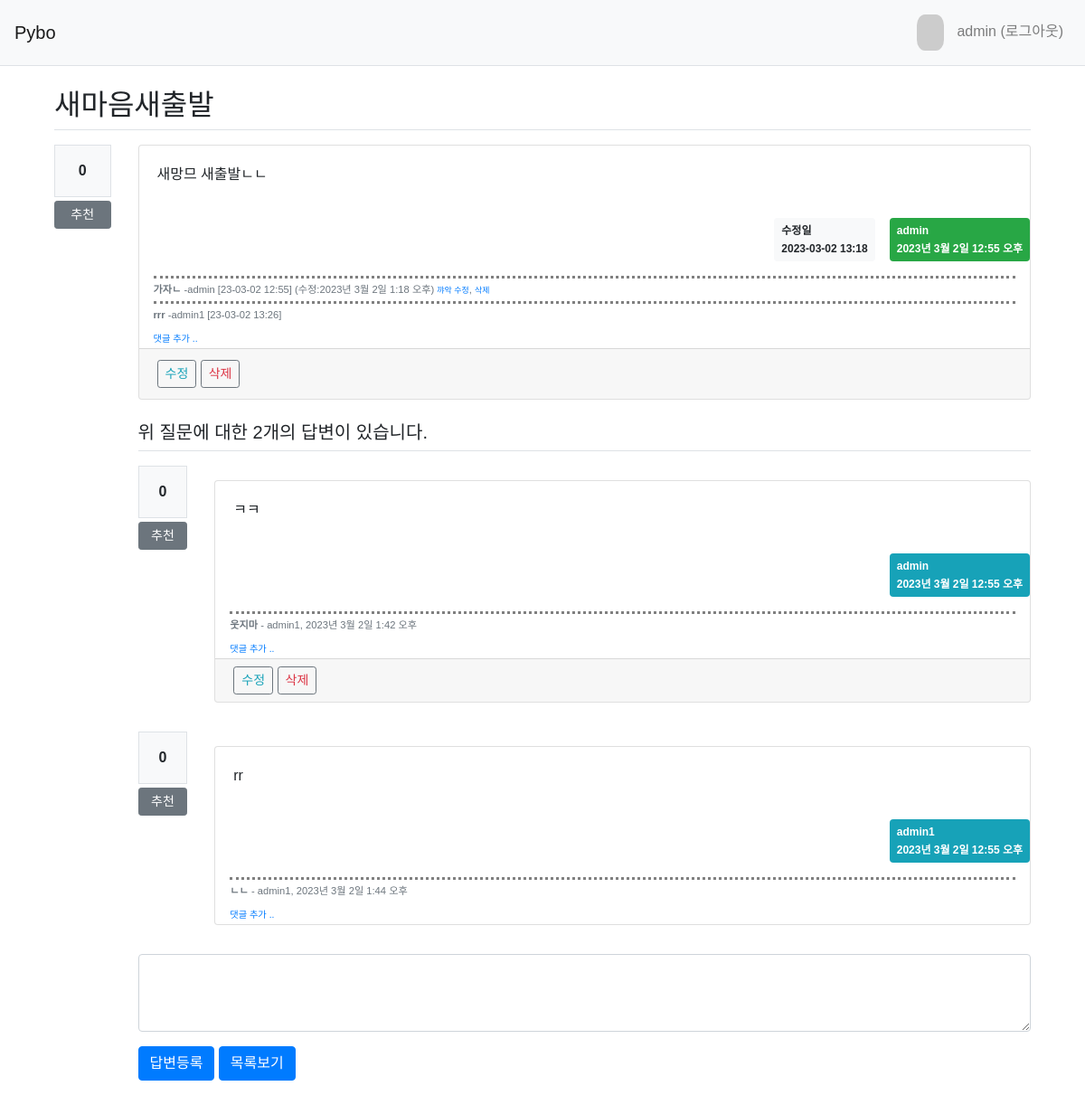
The page /pybo/322/ (signed in) on the database as committed earlier.
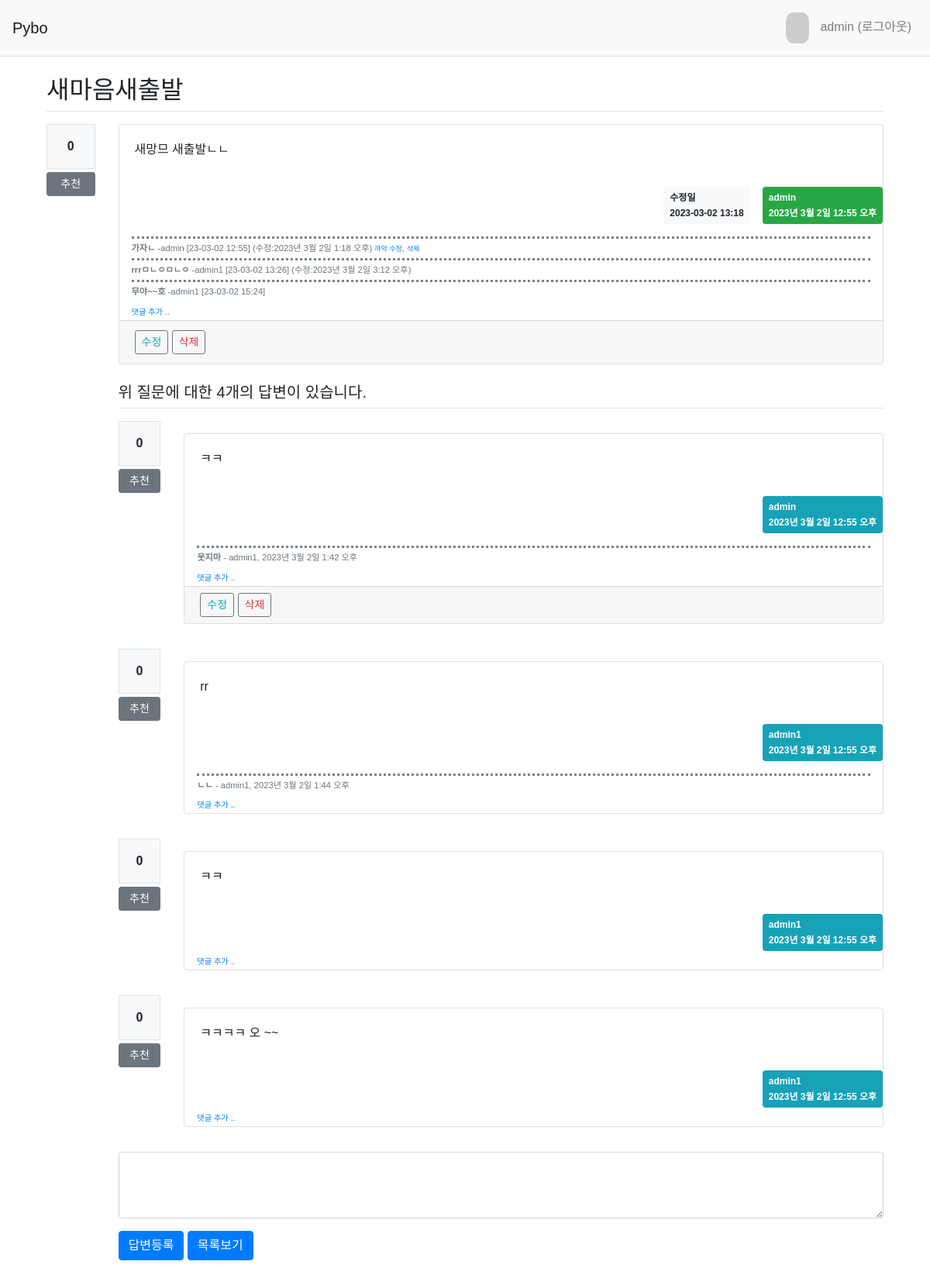
The same page on the database as committed later.
### pybo/models.py (models this page shows, shortened)
class Question(models.Model):
    subject = models.CharField('제목', max_length=200, help_text="질문의 제목은 한줄로 작성해라")
    content = models.TextField('내용', help_text="침착하게 내용을 작성하세요")
    create_date = models.DateTimeField('작성일')
    modify_date = models.DateTimeField(null=True, blank=True)
    author = models.ForeignKey(User, on_delete=models.CASCADE, related_name='author_question', null=True)
    voter = models.ManyToManyField(User, related_name='voter_question')

class Comment(models.Model):
    author = models.ForeignKey(User, on_delete=models.CASCADE)
    content = models.TextField()
    create_date = models.DateTimeField()
    modify_date = models.DateTimeField(null=True, blank=True)
    question = models.ForeignKey(Question, null=True, blank=True, on_delete=models.CASCADE)
    answer = models.ForeignKey(Answer, null=True, blank=True, on_delete=models.CASCADE)

class Answer(models.Model):
    question = models.ForeignKey(Question, on_delete=models.CASCADE) # 외래키 정의
    content = models.TextField('답변 내용')
    create_date = models.DateTimeField()
    modify_date = models.DateTimeField(null=True, blank=True)
    author = models.ForeignKey(User, on_delete=models.CASCADE, related_name='author_answer', null=True)
    voter = models.ManyToManyField(User, related_name='voter_answer')

### pybo/views/base_views.py (the view)
# urls.py: path('<int:question_id>/', base_views.detail),
def detail(request, question_id):
    question =  get_object_or_404(Question, pk=question_id)
    context = {'question' : question}
    return render(request, 'pybo/question_detail.html', context)

### pybo/templatetags/pybo_filter.py (called while the page is built)
@register.filter()
def mark(value):
    extensions = ["nl2br", "fenced_code"]
    return mark_safe(markdown.markdown(value, extensions=extensions))

### templates/pybo/question_detail.html (shortened to what this page needs)
{% extends 'base.html' %}
{% load pybo_filter %}
{% block content %}
  {% load static %}
  <link rel="stylesheet" type="text/css" href="{% static 'style.css' %}"/>
  <link rel="stylesheet" type="text/css" href="{% static 'bootstrap.min.css' %}"/>
  <div class="container my-3">
    <h2 class="border-bottom py-2">{{ question.subject }}</h2>
    <div class="row my-3">
    <div class="col-1">
      <div class="bg-light text-center p-3 border font-weight-bolder mb-1">{{question.voter.count}}</div>
      <a href="#" data-uri="{% url 'pybo:vote_question' question.id %}" class="recommend btn btn-sm btn-secondary btn-block my-1">추천</a>
    </div>
    <div class="col-11">
    <div class="card">
        <div class="card-body" style="white-space: pre-line;">{{question.content|mark}}</div>
        <div class="d-flex justify-content-end">
          {% if question.modify_date %}
          <div class="badge badge-light p-2 text-left mx-3">
              <div class="mb-2">수정일</div>
              <div>
                {{ question.modify_date | date:'Y-m-d H:i' }}
              </div>
          </div>
          {% endif %}
          <div class="badge badge-success p-2 text-left">
            <div class="mb-2">{{ question.author.username }}</div>
            <div>{{question.create_date}}</div>
          </div>
    </div>
        {% include 'pybo/question_comment.html' %}
        {% if request.user == question.author %}
        <div class="card-footer">
            <a href="{% url "pybo:question_modify" question.id %}" class="btn btn-sm btn-outline-secondary text-info">수정</a>
            <a href="#" class="delete btn btn-sm btn-outline-secondary text-danger" data-uri="{% url "pybo:question_delete" question.id %}">삭제</a>
        </div>
        {% endif %}
    </div>
    {% include 'pybo/answer_list.html' %}
    {% include 'pybo/answer_create_form.html' %}
  </div>
{% endblock content %}

### templates/base.html (shortened to what this page needs)
{% load static %}
<!doctype html>
<html lang="ko">
  <head>
  <link rel="stylesheet" type="text/css" href="{% static 'bootstrap.min.css' %}">
  <link rel="stylesheet" type="text/css" href="{% static 'style.css' %}">
  </head>
  <body>
    {% include "navbar.html" %}
    <div class="container mv-3">
    {% block content %}
    {% endblock %}
    </div>
  </body>
</html>

### templates/navbar.html (shortened to what this page needs)
<nav class="navbar navbar-expand-lg navbar-light bg-light border-bottom">
  <a class="navbar-brand" href="{% url 'pybo:index' %}">Pybo</a>
  <div class="collapse navbar-collapse" id="navbarNav">
    <ul class="navbar-nav ml-auto">
      <li class="nav-item ">
        {% if user.is_authenticated %}
        <a class="nav-link" href="{% url 'common:logout' %}">
          <img class="avarta" src="https://randomuser.me/api/portraits/men/21.jpg"/>
            {{ user.username }} (로그아웃)</a>
        {% endif %}
        </li>
    </ul>
  </div>
</nav>

### templates/pybo/question_comment.html (shortened to what this page needs)
    <div class="mx-3">
      {% if question.comment_set.count > 0 %}
      <div class="mt-3">
      {% for comment in question.comment_set.all %}
        <div class="comment py-1 text-muted">
          <span style="white-space: pre-line;"><b>{{ comment.content }}</b></span>
          <span>
            -{{ comment.author }} [{{ comment.create_date | date:'y-m-d H:i' }}]
            {% if comment.modify_date %}
            (수정:{{ comment.modify_date }})
            {% endif %}
          </span>
          {% if request.user == comment.author %}
          <a href="{% url 'pybo:comment_modify_question' comment.id %}" class="small">꺄악 수정</a>,
          <a href="#" class="small delete" data-uri="{% url 'pybo:comment_delete_question' comment.id %}">삭제</a>
          {% endif %}
        </div>
      {% endfor %}
      </div>
      {% endif %}
      <div>
          <a href="{% url 'pybo:comment_create_question' question.id %}" class="small"><small>댓글 추가 ..</small></a>
      </div>
    </div>

### templates/pybo/answer_list.html (shortened to what this page needs)
{% load pybo_filter %}
<h5 class="border-bottom my-3 py-2">위 질문에 대한
      {{ question.answer_set.count }}개의 답변이 있습니다.</h5>
    {% for answer in question.answer_set.all %}
    <div class="row my-3">
      <div class="col-1">
        <div class="bg-light text-center p-3 border font-weight-bolder mb-1">{{answer.voter.count}}</div>
      <a href="#" data-uri="{% url 'pybo:vote_answer' answer.id %}" class="recommend btn btn-sm btn-secondary btn-block my-1">추천</a>
  </div>
  <div class="col-11">
      <div class="card my-3">
        <div class="card-body" style="white-space: pre-line;">{{answer.content|mark}}</div>
        <div class="d-flex justify-content-end">
          <div class="badge badge-info p-2 text-left ">
            <div class="mb-2">{{ answer.author.username }}</div>
            <div>{{question.create_date}}</div>
          </div>
        </div>
        <div>
        {% include 'pybo/comment_answer.html' %}
        </div>
        {% if request.user == answer.author %}
        <div class="card-footer py-2">
          <a href="{% url 'pybo:answer_modify' answer.id %}" class="btn btn-sm btn-outline-secondary text-info">수정</a>
          <a href="#" class="delete btn btn-sm btn-outline-secondary text-danger" text-danger data-uri="{% url 'pybo:answer_delete' answer.id %}">삭제</a>
          </div>
        {% endif %}
      </div>
    </div>
  </div>
    {% endfor %}

### templates/pybo/comment_answer.html (shortened to what this page needs)
<div class="mx-3">
{% if answer.comment_set.count > 0 %}
<div class="mt-3">
{% for comment in answer.comment_set.all %}
    <div class="comment py-1 text-muted">
        <span style="white-space: pre-line;"><b>{{ comment.content }}</b></span>
        <span>
            - {{ comment.author }}, {{ comment.create_date }}
        </span>
    </div>
{% endfor %}
</div>
{% endif %}
<div>
<a href="{% url 'pybo:comment_create_answer' answer.id %}" class="small"><small>댓글 추가 ..</small></a>
</div>
</div>

### templates/pybo/answer_create_form.html (shortened to what this page needs)
    <form action="{% url 'pybo:answer_create' question.id %}" method="post" class="my-3">
      <div class="form-group">
        <textarea {% if not user.is_authenticated %} disabled="disabled" {% endif %}
        name="content" id="content" class="form-control" rows="3"></textarea>
      </div>
      <input type="submit" value="답변등록" class="btn btn-primary">
      <button type="button" class="btn btn-primary" onclick="location.href='{% url 'pybo:index' %}'">목록보기
      </button>
    </form>

### static/style.css (style rules this page uses)
* { font-family: 'Noto Sans KR', sans-serif; }
.avarta { width: 30px; height: 40px; border-radius: 30%; margin-right: 10px; }
.comment { border-top: dotted 3px gray; font-size: 0.7em; }

Rows that differ between the two databases and show on the page:
computed for Question "새마음새출발": answer_set.count "2" → "4"
changed Comment: content "rrr" → "rrrㅁㄴㅇㅁㄴㅇ"; modify_date (not shown) → "2023년 3월 2일 3:12 오후"
added Comment: content "무야~~호", author "admin1", create_date "23-03-02 15:24", shown under "새마음새출발"
added Answer: voter.count "0", content|mark "ㅋㅋ", author.username "admin1", {{ question.create_date }} "2023년 3월 2일 12:55 오후"
added Answer: voter.count "0", content|mark "ㅋㅋㅋㅋ 오 ~~", author.username "admin1", {{ question.create_date }} "2023년 3월 2일 12:55 오후"
